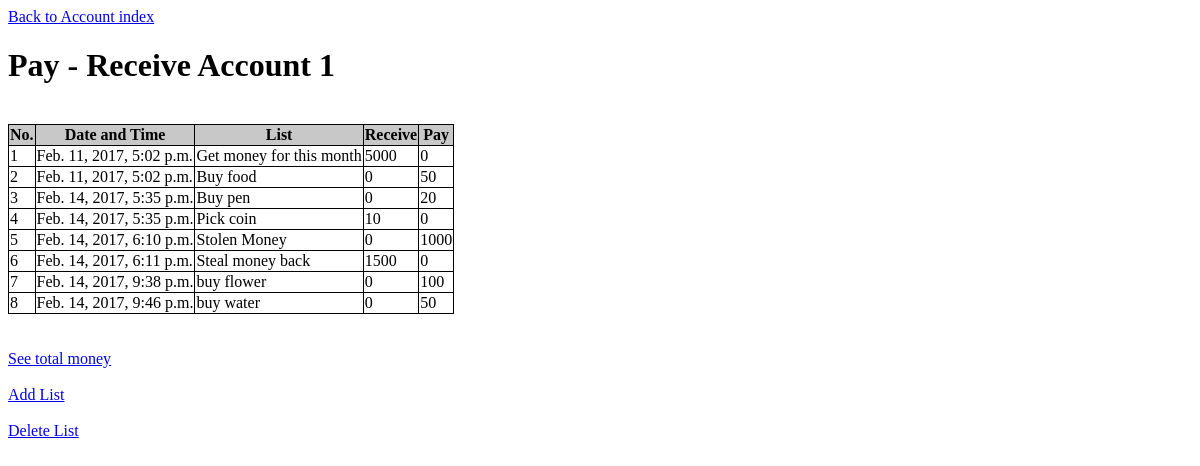
Before: /account/1/ with the older database file.
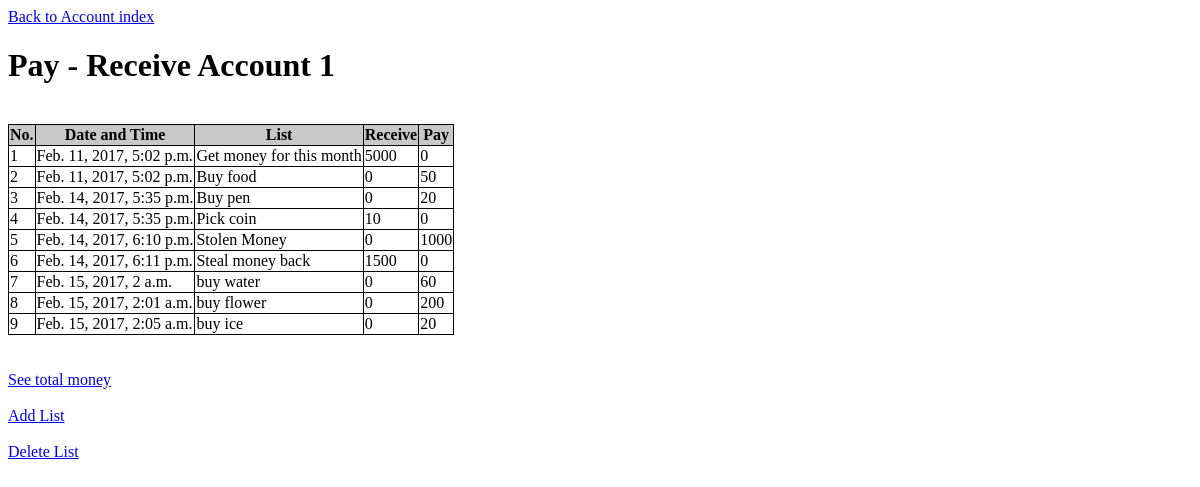
After: the same page with the newer database file.
### account/models.py (models this page shows, shortened)
class Account(models.Model):
    account_text = models.CharField(max_length=200)
    total_money = models.IntegerField(default=0)

class List(models.Model):
    account = models.ForeignKey(Account, on_delete=models.CASCADE)
    list_text = models.CharField(max_length=200)
    get_money = models.IntegerField(default=0)
    pay_money = models.IntegerField(default=0)
    pub_date = models.DateTimeField('date published')

### account/views.py (the view)
# urls.py: url(r'^(?P<pk>[0-9]+)/$', views.DetailView.as_view(), name='detail'), #detail page -- access from index
class DetailView(generic.DetailView):
    model = Account
    template_name = 'account/detail.html'

### account/templates/account/detail.html (shortened to what this page needs)
<a href="../">Back to Account index</a>
<h1>{{ account.account_text }}</h1>
<table>
    <tr style="background-color:rgb(200, 200, 200);color:black">
        <th>No.</th>
        <th>Date and Time</th>
        <th>List</th>
        <th>Receive</th>
        <th>Pay</th>
    </tr>
    <tr>
        {% for list in account.list_set.all %}
        <td><label for="list{{ forloop.counter }}">{{ forloop.counter }}</label></td>
        <td><label for="list{{ forloop.counter }}">{{ list.pub_date }}</label></td>
        <td><label for="list{{ forloop.counter }}">{{ list.list_text }}</label></td>
        <td><label for="list{{ forloop.counter }}">{{ list.get_money }}</label></td>
        <td><label for="list{{ forloop.counter }}">{{ list.pay_money }}</label></td></tr>
        {% endfor %}
        <br />
</table>
<a href="showtotalmoney">See total money</a>
<a href="addlist">Add List</a>
<a href="sellisttodel">Delete List</a>

### account/templates/account/detail.html (style rules this page uses)
table { border-collapse: collapse; }
table, td, th { border: 1px solid black; }

Changed rows visible on the page:
removed List: pub_date "Feb. 14, 2017, 9:38 p.m.", list_text "buy flower", get_money "0", pay_money "100"
removed List: pub_date "Feb. 14, 2017, 9:46 p.m.", list_text "buy water", get_money "0", pay_money "50"
added List: pub_date "Feb. 15, 2017, 2 a.m.", list_text "buy water", get_money "0", pay_money "60"
added List: pub_date "Feb. 15, 2017, 2:01 a.m.", list_text "buy flower", get_money "0", pay_money "200"
added List: pub_date "Feb. 15, 2017, 2:05 a.m.", list_text "buy ice", get_money "0", pay_money "20"
